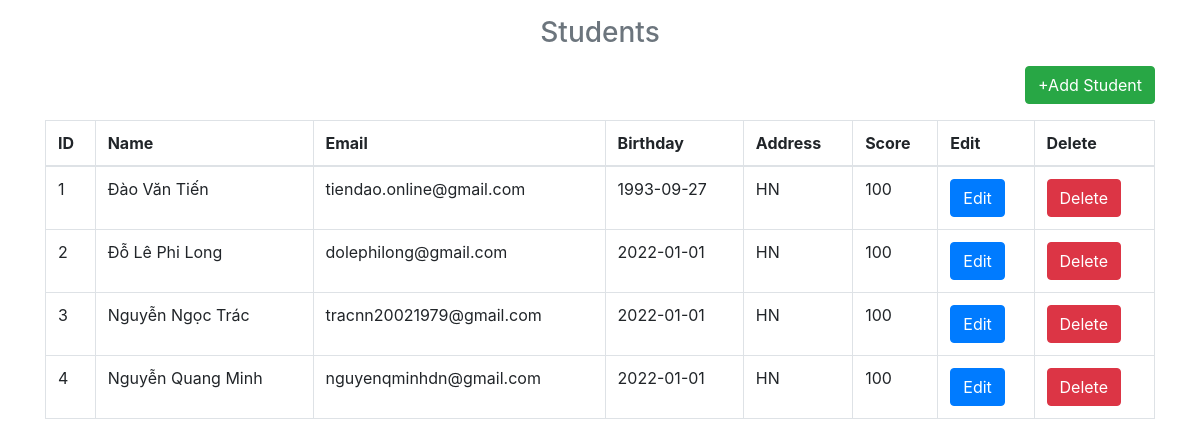
/index, run on the app's committed database.
### tables this page shows
CREATE TABLE "students" (
	"id"	INTEGER PRIMARY KEY AUTOINCREMENT,
	"name"	TEXT,
	"email" TEXT, 
	"birthday" TEXT,
	"address"	TEXT,
	"score" TEXT
);

### app.py (the view)
@app.route("/")
@app.route("/index")
def index():
    con = sql.connect("students.db")
    con.row_factory = sql.Row
    cur = con.cursor()
    cur.execute("select * from students")
    data = cur.fetchall()
    return render_template("index.html", datas=data)

### templates/index.html
{% extends 'layout.html' %}
{% block body %}
  <h3 class='text-center text-muted mb-3'> Students </h3>
  <p class='text-right'><a href='{{url_for("add")}}' class='btn btn-success '>+Add Student</a></p>
  <table class='table table-bordered'>
    <thead>
      <th>ID</th>
      <th>Name</th>
      <th>Email</th>
      <th>Birthday</th>
      <th>Address</th>
      <th>Score</th>
      <th>Edit</th>
      <th>Delete</th>
    </thead>
    <tbody>
      {% for row in datas %}
        <tr>
          <td> {{row.id}} </td>
          <td>{{row.name}}</td>
          <td>{{row.email}}</td>
          <td>{{row.birthday}}</td>
          <td>{{row.address}}</td>
          <td>{{row.score}}</td>
          <td><a href='{{url_for("edit",id=row.id)}}' class='btn btn-primary'>Edit</a></td>
          <td><a href='{{url_for("delete",id=row.id)}}' class='btn btn-danger' onclick='return confirm("Are You Sure")'>Delete</a></td>
        </tr>
      {%endfor%}
    </tbody>
  </table>
{% endblock %}

### templates/layout.html (shortened to what this page needs)
<html>
  <head>
    <link rel="stylesheet" href="https://maxcdn.bootstrapcdn.com/bootstrap/4.0.0/css/bootstrap.min.css">
  </head>
  <body>
    <div class='container pt-3'>
      {% block body %}
      {% endblock %}
    </div>
  </body>
</html>

### data on the page
students: id "1", name "Đào Văn Tiến", email "tiendao.online@gmail.com", birthday "1993-09-27", address "HN", score "100"
students: id "2", name "Đỗ Lê Phi Long", email "dolephilong@gmail.com", birthday "2022-01-01", address "HN", score "100"
students: id "3", name "Nguyễn Ngọc Trác", email "tracnn20021979@gmail.com", birthday "2022-01-01", address "HN", score "100"
students: id "4", name "Nguyễn Quang Minh", email "nguyenqminhdn@gmail.com", birthday "2022-01-01", address "HN", score "100"
